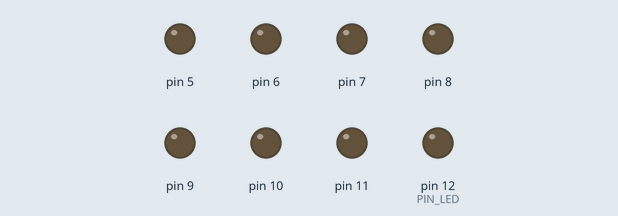
A sketch run on a simulated Arduino Uno, built with avr-gcc and run on an emulated ATmega328P. On the bench: output pins drawn as LEDs (lit = HIGH). Pins used as bus, display or sensor lines are not drawn.

Above: at 0.2 s.
At 0.62 s:
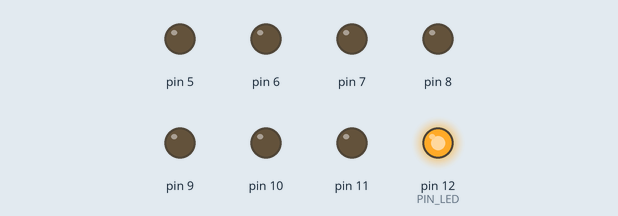
At 1.62 s:
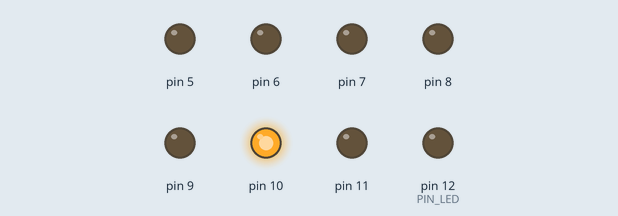
At 2.62 s:
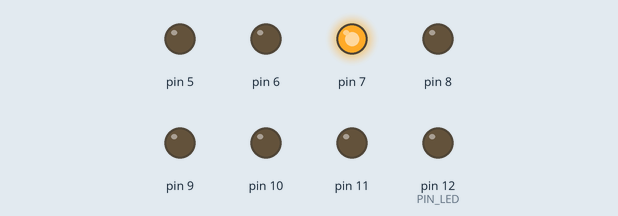
At 4.12 s:
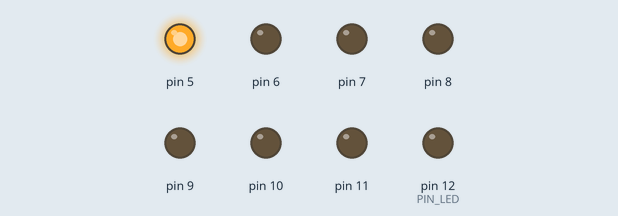
At 5.37 s:
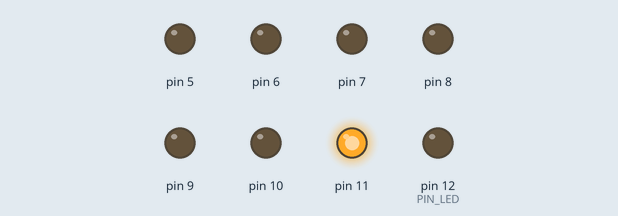
Timing chart, 0 to 5.7 s (numbered marks = the images above):
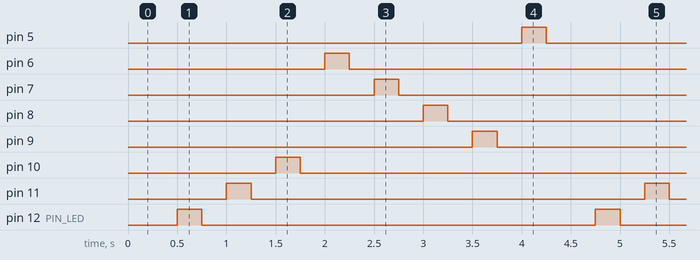

The sketch:

A01_Led_02.ino
```cpp
/*******************************
 * Nama File : A01_Led_02.ino
 * Menyalakan Led dari pin 11,12
 *******************************/
const int PIN_LED=12;

int d = 250;
void setup() {
  pinMode(13,OUTPUT); // apa dampaknya jika baris ini di-non aktifkan
  pinMode(12,OUTPUT);
  pinMode(11,OUTPUT);
  pinMode(10,OUTPUT);
  pinMode(9,OUTPUT);
  pinMode(8,OUTPUT);
  pinMode(7,OUTPUT);
  pinMode(6,OUTPUT);
  pinMode(5,OUTPUT);
}

void loop() {
  digitalWrite(13,HIGH);
  delay(d);

  digitalWrite(13,LOW);
  delay(d);

  digitalWrite(12,HIGH);
  delay(d);

  digitalWrite(12,LOW);
  delay(d);

  digitalWrite(11,HIGH);
  delay(d);

  digitalWrite(11,LOW);
  delay(d);

  digitalWrite(10,HIGH);
  delay(d);

  digitalWrite(10,LOW);
  delay(d);

  digitalWrite(6,HIGH);
  delay(d);

  digitalWrite(6,LOW);
  delay(d);

  digitalWrite(7,HIGH);
  delay(d);

  digitalWrite(7,LOW);
  delay(d);

 digitalWrite(8,HIGH);
  delay(d);

  digitalWrite(8,LOW);
  delay(d);

  digitalWrite(9,HIGH);
  delay(d);

  digitalWrite(9,LOW);
  delay(d);

  digitalWrite(5, HIGH);
  delay(d);
  digitalWrite(5, LOW);
}
```

Measured:
- by itself, pin 5–11, pin 12 (PIN_LED): alternates HIGH for 0.25 s and LOW for 4.0 s
- by itself, everything shown: repeats every 4.3 s, in 16 steps
